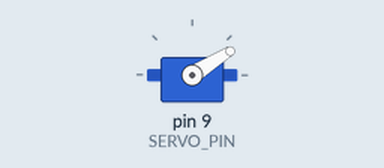
The sketch below on a simulated Arduino Uno, built with avr-gcc and run on an emulated ATmega328P. Parts: servo.

Above: at 0.05 s.
At 0.85 s:
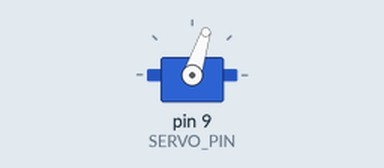
At 1.7 s:
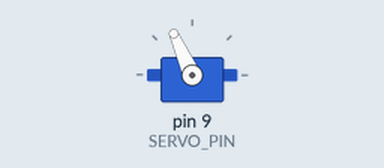
At 3.35 s:
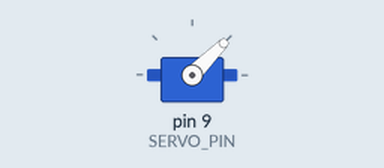
Timing chart, 0 to 8.4 s (numbered marks = the images above):
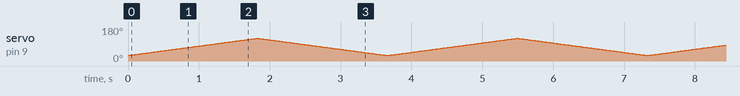

The sketch:

test.ino
```cpp
#include <Servo.h>

Servo servo;

#define SERVO_PIN  9
#define POT_PIN    A0

const int MIN_ANGLE = 30;
const int MAX_ANGLE = 120;
const int MIN_SPEED = 5;
const int MAX_SPEED_MS = 200;

int therapyMin = 30;
int therapyMax = 120;
int therapySpeed = 20;

int currentAngle = therapyMin;

void setup()
{
    servo.attach(SERVO_PIN);
    servo.write(currentAngle);
}

void loop()
{
  //runFromPOT();
  therapyCycle();
    delay(15);
}

void runFromPOT(){
    int potValue = analogRead(POT_PIN);
    int targetAngle = map(potValue, 0, 1023, 0, 180);

    if (abs(targetAngle - currentAngle) > 1)
    {
        if (currentAngle < targetAngle) currentAngle++;
        else currentAngle--;
        servo.write(currentAngle);
    }
}

void therapyCycle()
{
    for (int pos = therapyMin; pos <= therapyMax; pos++)
    {
        servo.write(pos);
        currentAngle = pos;
        // updateLcdMotion(pos, "FLEX");
        delay(therapySpeed);
    }

    for (int pos = therapyMax; pos >= therapyMin; pos--)
    {
        servo.write(pos);
        currentAngle = pos;
        // updateLcdMotion(pos, "EXTEND");
        delay(therapySpeed);
    }
}
```
